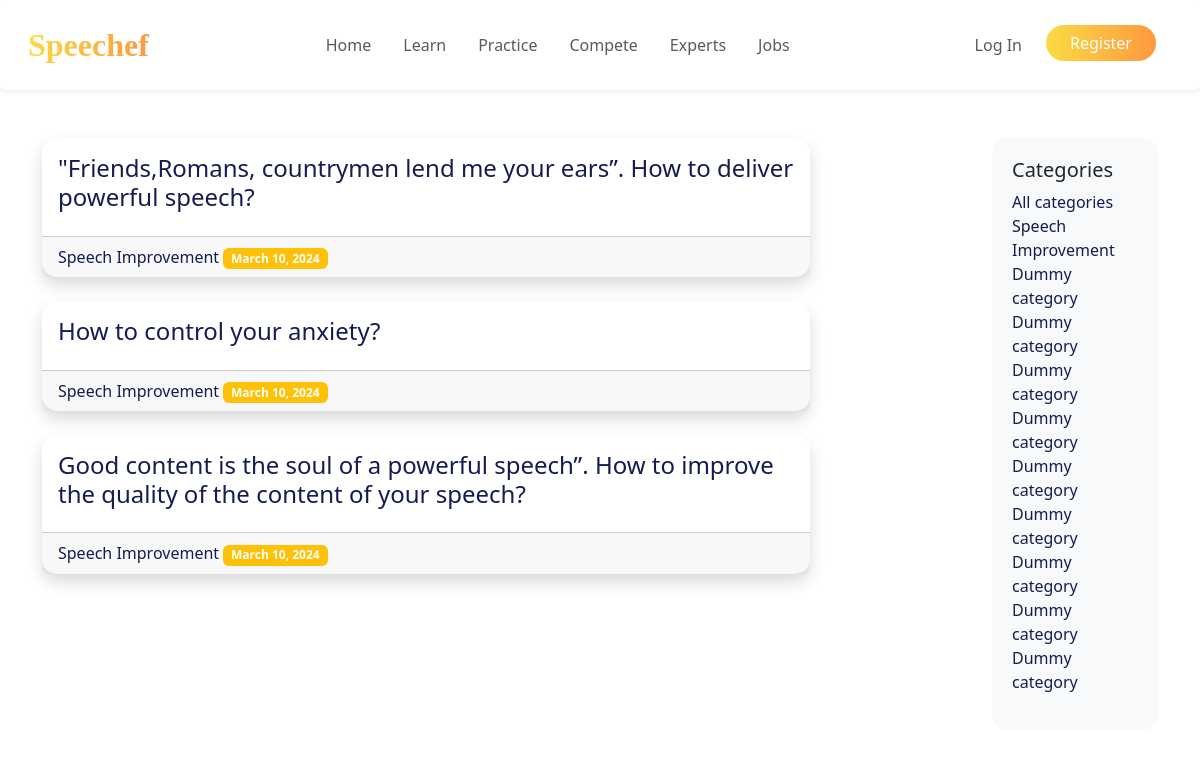
Page /learn/ on the earlier database version.
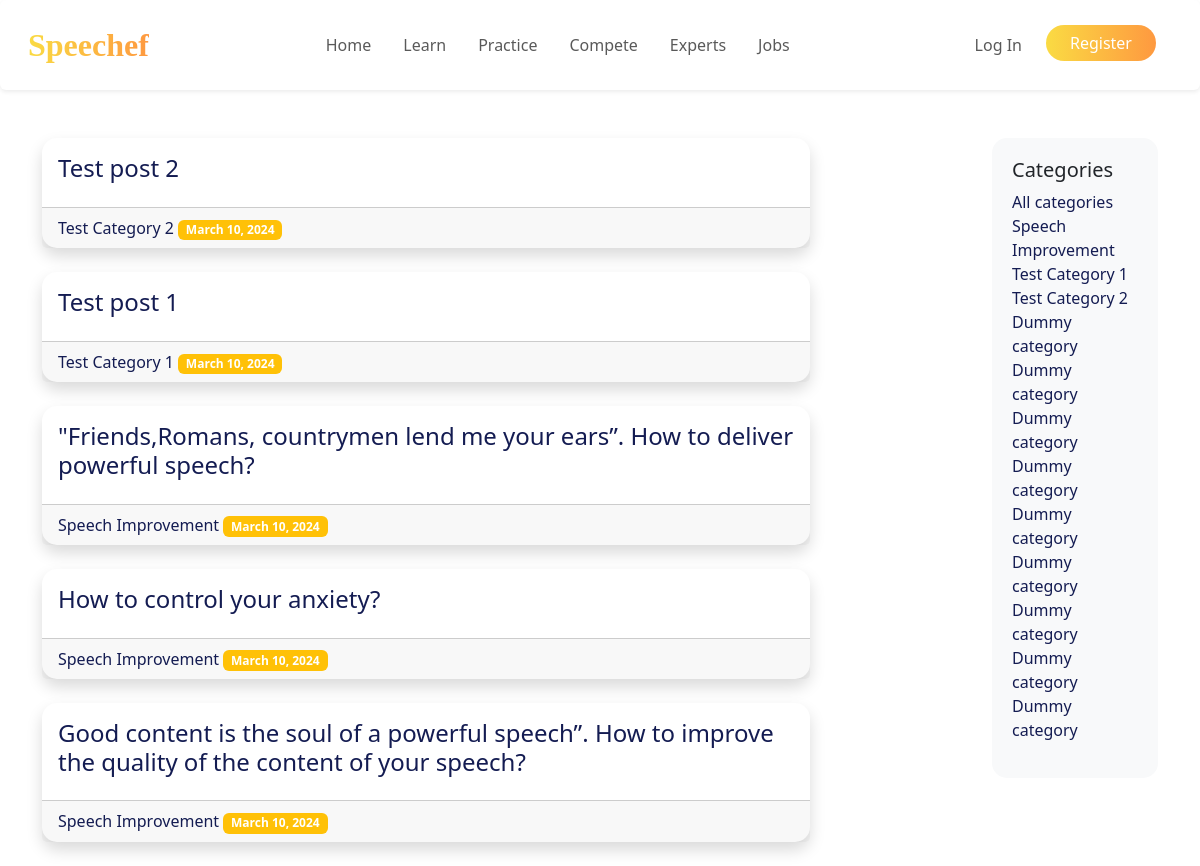
Same page on the later database version.
### learn/models.py (models this page shows, shortened)
class Post(models.Model):
    title = models.CharField(max_length=255)
    body = models.TextField()
    created_on = models.DateTimeField(auto_now_add=True)
    last_modified = models.DateTimeField(auto_now=True)
    categories = models.ManyToManyField("Category", related_name="posts")

class Category(models.Model):
    name = models.CharField(max_length=30)
    class Meta:
        verbose_name_plural = "Categories"

### learn/views.py (the view)
# urls.py: path("", views.learn_index, name="learn_index"),
def learn_index(request):
    posts = Post.objects.all().order_by("-created_on")
    all_categories = Category.objects.all()  # Retrieve all categories
    context = {
        "posts": posts,
        "all_categories": all_categories
    }
    return render(request, "learn/index.html", context)

### learn/templates/learn/index.html (shortened to what this page needs)
{% extends "base.html" %}
{% load static %}
{% block page_head %}
<link rel="stylesheet" href="{% static 'learn_index.css' %}"/>
{% endblock page_head%}
{% block page_content %}
  {% block posts %}
  <div class="container">
    <div class="row">
      <div class="col-md-10">
        <div class="row">
          {% for post in posts %}
            <div class="col-md-10">
              <div class="card mb-4 shadow">
                <div class="card-body" style="max-height: 200px; overflow: hidden;">
                  <h5 class="card-title"><a href="{% url 'learn_detail' post.pk %}">{{ post.title }}</a></h5>
                </div>
                <div class="card-footer">
                  {% for category in post.categories.all %}
                    <span><a href="{% url 'learn_category' category.name %}">{{ category.name }}</a></span>
                    <span class="badge bg-warning"> {{ post.created_on.date }}</span>
                  {% endfor %}
                </div>
              </div>
            </div>
            {% endfor %}
        </div>
      </div>
      <div class="col-md-2">
        <div class="sidebar">
          <h5>Categories</h5>
          <ul class="list-unstyled">
            <li><a href="{% url 'learn_index'%}">All categories</a></li>
            {% for category in all_categories %}
                <li><a href="{% url 'learn_category' category.name %}">{{ category.name }}</li>
            {% endfor %}
            <li><a href="#">Dummy category</a></li>
            <li><a href="#">Dummy category</a></li>
            <li><a href="#">Dummy category</a></li>
            <li><a href="#">Dummy category</a></li>
            <li><a href="#">Dummy category</a></li>
            <li><a href="#">Dummy category</a></li>
            <li><a href="#">Dummy category</a></li>
            <li><a href="#">Dummy category</a></li>
            <li><a href="#">Dummy category</a></li>
          </ul>
        </div>
      </div>
    </div>
  </div>
  {% endblock posts %}
{% endblock page_content %}

Differences in the rows shown:
added Post: title "Test post 2", created_on "March 10, 2024"
added Category: name "Test Category 2"
added Post: title "Test post 1", created_on "March 10, 2024"
added Category: name "Test Category 1"
